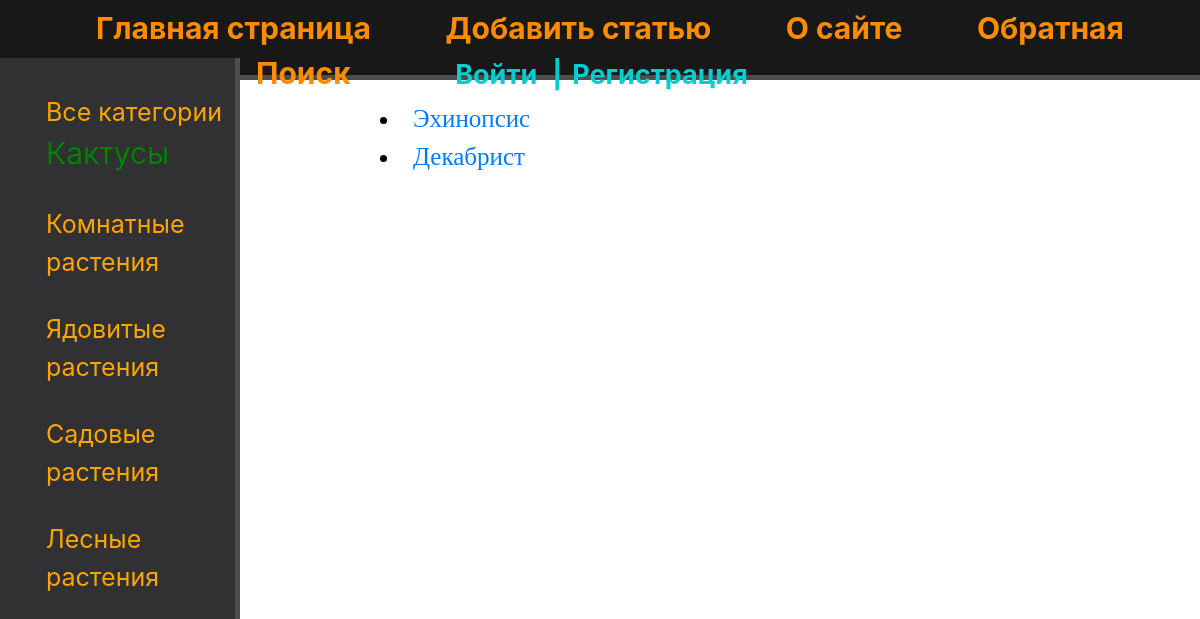
The app's page /category/kaktuci/ with its own data.
### flowers/models.py (models this page shows, shortened)
class Category(models.Model):
    name = models.CharField(max_length=250)
    slug = models.SlugField(max_length=250, unique=True, db_index=True)
    def get_absolute_url(self):
        return reverse('category', kwargs={'cat_slug': self.slug})

class Flowers(models.Model):
    name = models.CharField(max_length=250, blank=True)
    slug = models.SlugField(max_length=250, unique=True, db_index=True)
    photo = models.ImageField(upload_to="photos/%Y/%m/%d/", default=None, blank=True, null=True, verbose_name="Фото")
    content = models.TextField(blank=True)
    time_create = models.DateTimeField(auto_now_add=True)
    time_update = models.DateTimeField(auto_now=True)
    cat = models.ForeignKey('Category', on_delete=models.PROTECT, null=True, verbose_name='Категории')
    def get_absolute_url(self):
        return reverse('post', kwargs={'post_slug': self.slug})

### flowers/views.py (the view)
# urls.py: path('category/<slug:cat_slug>/', views.show_category, name='category'),
def show_category(request, cat_slug):
    category = get_object_or_404(Category, slug=cat_slug)
    posts = Flowers.objects.filter(cat_id=category.pk)
    data = {
        'title': f'Рубрика: {category.name}',
        'menu': menu,
        'cat_select': category.id,
        'posts': posts
    }
    return render(request, 'flowers/category.html', data)

### flowers/templatetags/flowers_category.py (called while the page is built)
@register.inclusion_tag('flowers/list_category.html')
def flower_category(cat_select=0):
    flower_cat = Category.objects.all()
    return {'category': flower_cat, 'cat_select': cat_select}

### users/context_processors.py (called while the page is built)
def get_flowers_context(request):
    return {'mainmenu': menu}

### flowers/templates/flowers/category.html
{% extends 'base.html' %}
{% block content %}
{% for cat in posts %}
    {% if cat.id == cat_select %}
        <li class="select">{{cat.name}}</li>
    {% else %}
        <li><a href="{{ cat.get_absolute_url }}">{{cat.name}}</a></li>
    {% endif %}
{% endfor %}
{% endblock %}

### flowers/templates/flowers/list_category.html
{% for cat in category %}
    {% if cat.id == cat_select %}
        <li class="select">{{cat.name}}</li>
    {% else %}
        <li><a href="{{ cat.get_absolute_url }}">{{cat.name}}</a></li>
    {% endif %}
{% endfor %}

### flowers/static/flowers/css/main.css (style rules this page uses)
body { background: white; }
aside div.category ul a { font-size:25px; color: orange; display: block; margin-top: 30px; transition: all .6s; text-decoration: none; }
aside div.category ul li.select { color: green; font-size: 30px; }

### records on screen
Category: name "Кактусы"
Category: name "Комнатные растения"
Category: name "Ядовитые растения"
Category: name "Садовые растения"
Category: name "Лесные растения"
Flowers: name "Эхинопсис"
Flowers: name "Декабрист"

### other values on screen
{{ m.title }} "Главная страница" "Добавить статью" "О сайте" "Обратная…" "Поиск"
